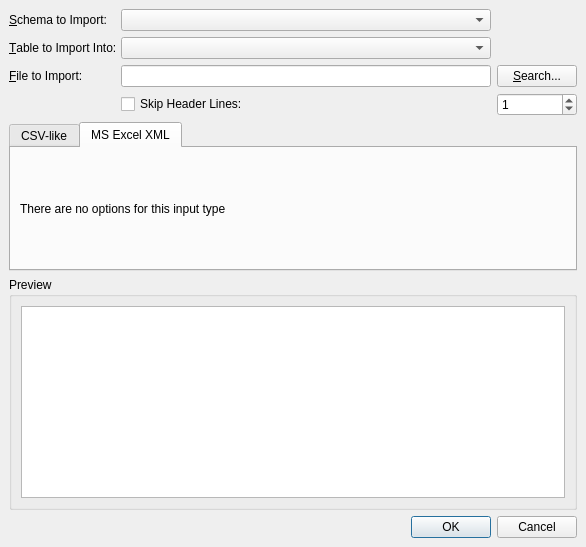
<?xml version="1.0" encoding="UTF-8"?>
<ui version="4.0">
 <class>ImportTableDialog</class>
 <widget class="QDialog" name="ImportTableDialog">
  <property name="geometry">
   <rect>
    <x>0</x>
    <y>0</y>
    <width>586</width>
    <height>547</height>
   </rect>
  </property>
  <property name="windowTitle">
   <string>Data Import</string>
  </property>
  <layout class="QGridLayout">
   <property name="margin">
    <number>9</number>
   </property>
   <property name="spacing">
    <number>6</number>
   </property>
   <item row="1" column="0">
    <widget class="QLabel" name="label">
     <property name="text">
      <string>&amp;Table to Import Into:</string>
     </property>
     <property name="buddy">
      <cstring>tableComboBox</cstring>
     </property>
    </widget>
   </item>
   <item row="1" column="1">
    <widget class="QComboBox" name="tableComboBox"/>
   </item>
   <item row="2" column="0">
    <widget class="QLabel" name="label_2">
     <property name="text">
      <string>&amp;File to Import:</string>
     </property>
     <property name="buddy">
      <cstring>fileEdit</cstring>
     </property>
    </widget>
   </item>
   <item row="2" column="1">
    <widget class="QLineEdit" name="fileEdit"/>
   </item>
   <item row="2" column="2">
    <widget class="QPushButton" name="fileButton">
     <property name="text">
      <string>&amp;Search...</string>
     </property>
    </widget>
   </item>
   <item row="4" column="0" colspan="3">
    <widget class="QTabWidget" name="tabWidget">
     <property name="sizePolicy">
      <sizepolicy hsizetype="Expanding" vsizetype="Expanding">
       <horstretch>0</horstretch>
       <verstretch>0</verstretch>
      </sizepolicy>
     </property>
     <property name="currentIndex">
      <number>1</number>
     </property>
     <widget class="QWidget" name="importTab">
      <attribute name="title">
       <string>CSV-like</string>
      </attribute>
      <layout class="QGridLayout">
       <property name="margin">
        <number>9</number>
       </property>
       <property name="spacing">
        <number>6</number>
       </property>
       <item row="0" column="0">
        <layout class="QGridLayout" name="gridLayout_import2">
         <item row="0" column="0">
          <widget class="QLabel" name="label_6">
           <property name="text">
            <string>Column Separator</string>
           </property>
          </widget>
         </item>
         <item row="2" column="0">
          <widget class="QLabel" name="label_5">
           <property name="text">
            <string>Quote character</string>
           </property>
          </widget>
         </item>
         <item row="0" column="1">
          <widget class="QLineEdit" name="colSep"/>
         </item>
         <item row="2" column="1">
          <widget class="QLineEdit" name="quoteChar"/>
         </item>
        </layout>
       </item>
      </layout>
     </widget>
     <widget class="QWidget" name="xmlImport">
      <attribute name="title">
       <string>MS Excel XML</string>
      </attribute>
      <layout class="QGridLayout">
       <property name="margin">
        <number>9</number>
       </property>
       <property name="spacing">
        <number>6</number>
       </property>
       <item row="2" column="0">
        <layout class="QGridLayout" name="gridLayout_import3">
         <item row="0" column="0">
          <widget class="QLabel" name="label_3">
           <property name="text">
            <string>There are no options for this input type</string>
           </property>
          </widget>
         </item>
        </layout>
       </item>
      </layout>
     </widget>
    </widget>
   </item>
   <item row="5" column="0" colspan="3">
    <widget class="QGroupBox" name="groupBox_2">
     <property name="title">
      <string>Preview</string>
     </property>
     <layout class="QGridLayout">
      <property name="margin">
       <number>9</number>
      </property>
      <property name="spacing">
       <number>6</number>
      </property>
      <item row="1" column="0">
       <widget class="QTableView" name="previewView">
        <property name="sizePolicy">
         <sizepolicy hsizetype="Expanding" vsizetype="Expanding">
          <horstretch>1</horstretch>
          <verstretch>1</verstretch>
         </sizepolicy>
        </property>
        <property name="alternatingRowColors">
         <bool>true</bool>
        </property>
       </widget>
      </item>
      <item row="0" column="0">
       <layout class="QGridLayout" name="gridLayout_import1"/>
      </item>
     </layout>
    </widget>
   </item>
   <item row="0" column="1">
    <widget class="QComboBox" name="schemaComboBox"/>
   </item>
   <item row="6" column="0" colspan="3">
    <widget class="QDialogButtonBox" name="buttonBox">
     <property name="orientation">
      <enum>Qt::Horizontal</enum>
     </property>
     <property name="standardButtons">
      <set>QDialogButtonBox::Cancel|QDialogButtonBox::Ok</set>
     </property>
    </widget>
   </item>
   <item row="0" column="0">
    <widget class="QLabel" name="label_4">
     <property name="text">
      <string>&amp;Schema to Import:</string>
     </property>
     <property name="buddy">
      <cstring>schemaComboBox</cstring>
     </property>
    </widget>
   </item>
   <item row="3" column="1">
    <widget class="QCheckBox" name="skipHeaderCheck">
     <property name="toolTip">
      <string>Switch it on if the header should not be imported</string>
     </property>
     <property name="text">
      <string>Skip Header Lines:</string>
     </property>
    </widget>
   </item>
   <item row="3" column="2">
    <widget class="QSpinBox" name="skipHeaderBox">
     <property name="toolTip">
      <string>How many lines is the header</string>
     </property>
     <property name="maximum">
      <number>999999999</number>
     </property>
     <property name="value">
      <number>1</number>
     </property>
    </widget>
   </item>
  </layout>
 </widget>
 <resources/>
 <connections>
  <connection>
   <sender>buttonBox</sender>
   <signal>rejected()</signal>
   <receiver>ImportTableDialog</receiver>
   <slot>reject()</slot>
   <hints>
    <hint type="sourcelabel">
     <x>295</x>
     <y>458</y>
    </hint>
    <hint type="destinationlabel">
     <x>286</x>
     <y>274</y>
    </hint>
   </hints>
  </connection>
 </connections>
</ui>
